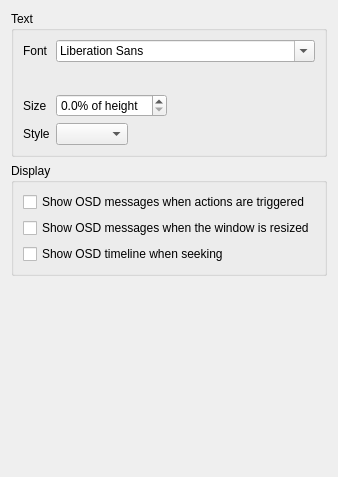
       <widget class="QWidget" name="osd">
        <layout class="QVBoxLayout" name="verticalLayout_39">
         <item>
          <widget class="QGroupBox" name="groupBox_28">
           <property name="sizePolicy">
            <sizepolicy hsizetype="Preferred" vsizetype="Minimum">
             <horstretch>0</horstretch>
             <verstretch>0</verstretch>
            </sizepolicy>
           </property>
           <property name="title">
            <string>Text</string>
           </property>
           <layout class="QFormLayout" name="formLayout_20">
            <item row="0" column="0">
             <widget class="QLabel" name="label_56">
              <property name="text">
               <string>Font</string>
              </property>
             </widget>
            </item>
            <item row="0" column="1">
             <widget class="QFontComboBox" name="osd_font"/>
            </item>
            <item row="1" column="1">
             <layout class="QHBoxLayout" name="horizontalLayout_25">
              <item>
               <widget class="ColorSelectWidget" name="osd_color" native="true">
                <property name="minimumSize">
                 <size>
                  <width>10</width>
                  <height>10</height>
                 </size>
                </property>
               </widget>
              </item>
              <item>
               <widget class="FontOptionWidget" name="osd_font_option" native="true"/>
              </item>
              <item>
               <spacer name="horizontalSpacer_24">
                <property name="orientation">
                 <enum>Qt::Horizontal</enum>
                </property>
                <property name="sizeHint" stdset="0">
                 <size>
                  <width>40</width>
                  <height>20</height>
                 </size>
                </property>
               </spacer>
              </item>
             </layout>
            </item>
            <item row="2" column="0">
             <widget class="QLabel" name="label_57">
              <property name="text">
               <string>Size</string>
              </property>
             </widget>
            </item>
            <item row="2" column="1">
             <layout class="QHBoxLayout" name="horizontalLayout_27">
              <item>
               <widget class="QDoubleSpinBox" name="osd_scale">
                <property name="accelerated">
                 <bool>true</bool>
                </property>
                <property name="suffix">
                 <string>% of height</string>
                </property>
                <property name="decimals">
                 <number>1</number>
                </property>
                <property name="maximum">
                 <double>99.000000000000000</double>
                </property>
                <property name="singleStep">
                 <double>1.000000000000000</double>
                </property>
               </widget>
              </item>
              <item>
               <spacer name="horizontalSpacer_25">
                <property name="orientation">
                 <enum>Qt::Horizontal</enum>
                </property>
                <property name="sizeHint" stdset="0">
                 <size>
                  <width>40</width>
                  <height>20</height>
                 </size>
                </property>
               </spacer>
              </item>
             </layout>
            </item>
            <item row="3" column="0">
             <widget class="QLabel" name="label_58">
              <property name="text">
               <string>Style</string>
              </property>
             </widget>
            </item>
            <item row="3" column="1">
             <layout class="QHBoxLayout" name="horizontalLayout_28">
              <item>
               <widget class="TextThemeStyleComboBox" name="osd_style"/>
              </item>
              <item>
               <widget class="ColorSelectWidget" name="osd_style_color" native="true">
                <property name="minimumSize">
                 <size>
                  <width>10</width>
                  <height>10</height>
                 </size>
                </property>
               </widget>
              </item>
              <item>
               <spacer name="horizontalSpacer_26">
                <property name="orientation">
                 <enum>Qt::Horizontal</enum>
                </property>
                <property name="sizeHint" stdset="0">
                 <size>
                  <width>40</width>
                  <height>20</height>
                 </size>
                </property>
               </spacer>
              </item>
             </layout>
            </item>
           </layout>
          </widget>
         </item>
         <item>
          <widget class="QGroupBox" name="groupBox_29">
           <property name="title">
            <string>Display</string>
           </property>
           <layout class="QVBoxLayout" name="verticalLayout_34">
            <item>
             <widget class="QCheckBox" name="show_osd_on_action">
              <property name="text">
               <string>Show OSD messages when actions are triggered</string>
              </property>
             </widget>
            </item>
            <item>
             <widget class="QCheckBox" name="show_osd_on_resized">
              <property name="text">
               <string>Show OSD messages when the window is resized</string>
              </property>
             </widget>
            </item>
            <item>
             <widget class="QCheckBox" name="show_osd_timeline">
              <property name="text">
               <string>Show OSD timeline when seeking</string>
              </property>
             </widget>
            </item>
           </layout>
          </widget>
         </item>
         <item>
          <spacer name="verticalSpacer">
           <property name="orientation">
            <enum>Qt::Vertical</enum>
           </property>
           <property name="sizeHint" stdset="0">
            <size>
             <width>20</width>
             <height>190</height>
            </size>
           </property>
          </spacer>
         </item>
        </layout>
       </widget>
